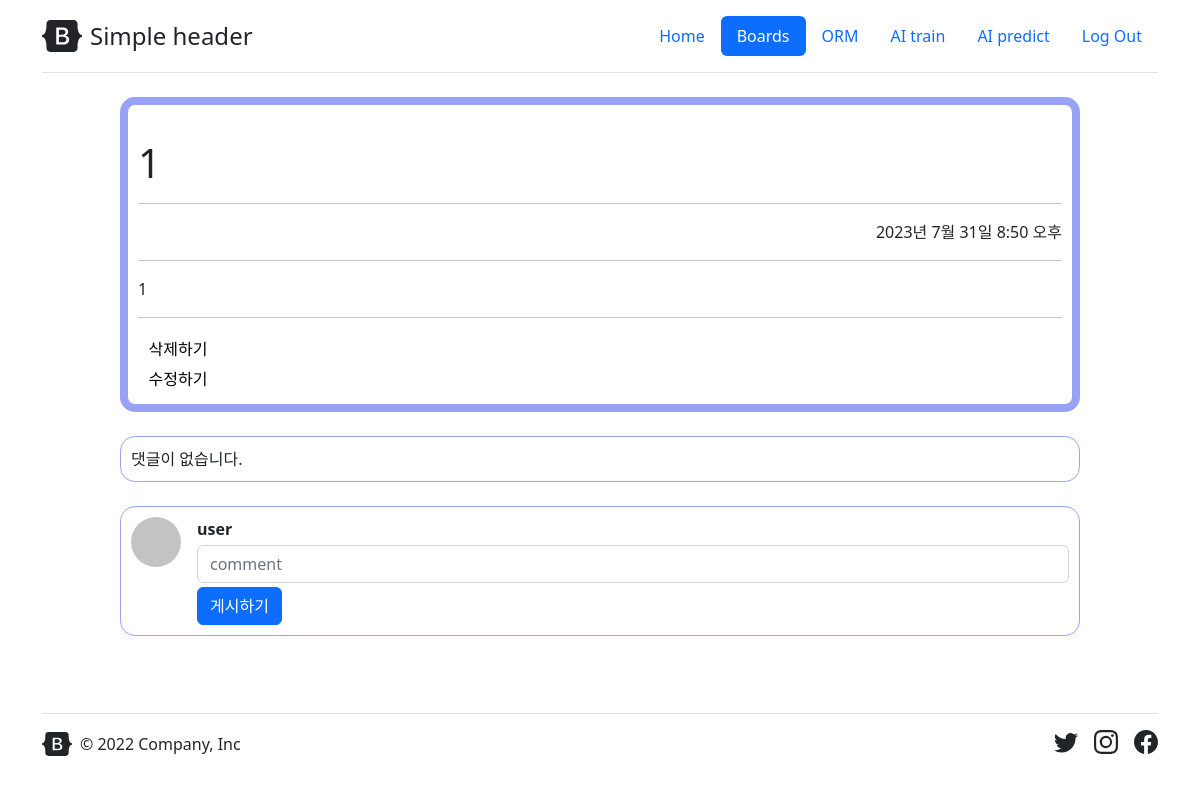
Before: /boards/post/3/ (signed in) with the older database file.
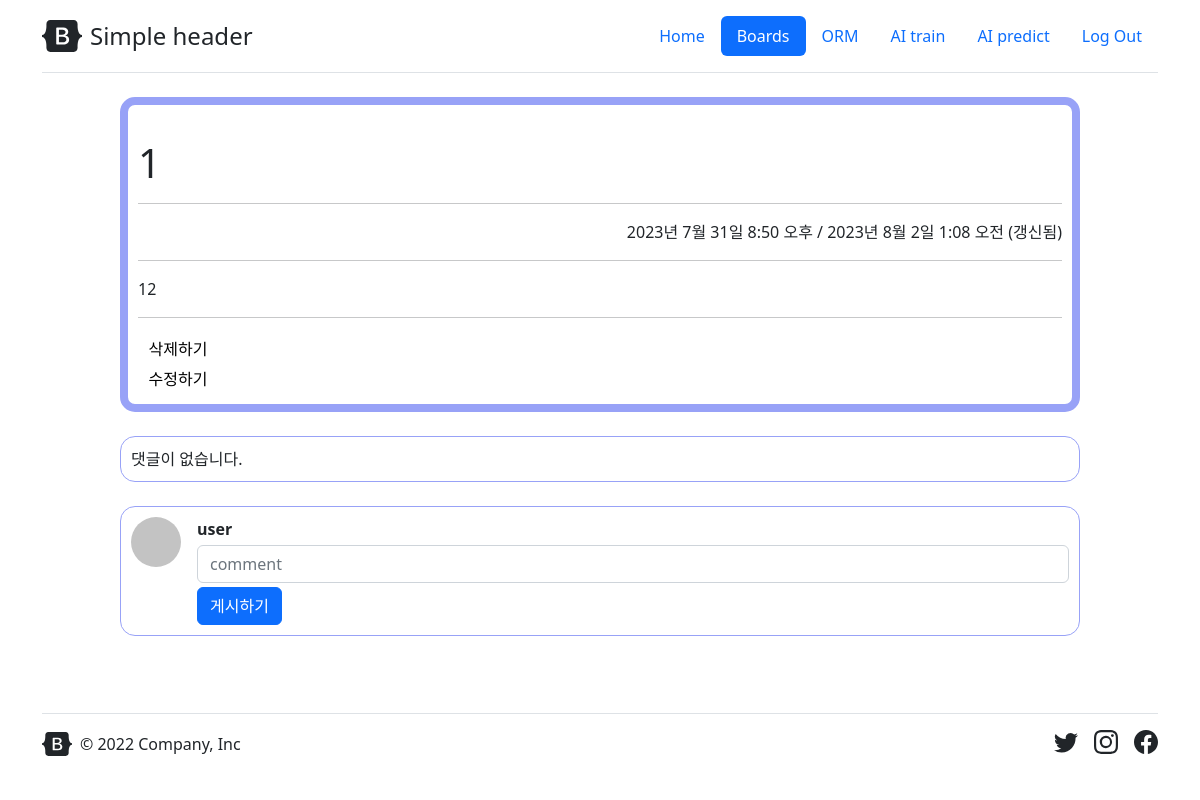
After: the same page with the newer database file.
### boards/models.py (models this page shows)
class Post(models.Model):
    id = models.BigAutoField(primary_key=True)
    user_id = models.ForeignKey(User, related_name="post",db_column="user_id",on_delete=models.CASCADE,blank=False,null=False)
    user_id_char = models.CharField(max_length=150,blank=False,null=False)
    title = models.CharField(db_column='title', max_length=50, blank=False, null=False)
    content = models.TextField(db_column='content', default="",blank=False,null=False)
    created_date = models.DateTimeField(db_column='created_date', auto_now_add=True)
    updated_date = models.DateTimeField(db_column='updated_date', auto_now=True)
    updated_bool = models.BooleanField(db_column='updated_bool', default=False,blank=False,null=False)
    visible_bool = models.BooleanField(db_column='visible_bool', default=True,blank=False,null=False)

### boards/views.py (the view)
# urls.py: path('post/<int:pk>/', boards.views.boards_post_detail, name='post_detail'),
def boards_post_detail(request,pk):
    try:
        post = get_object_or_404(Post, pk=pk)
    except:
        return redirect("/")
    post_comment_list = Comment.objects.filter(post_id=pk).values("id","post_id","user_id","user_id_char","comment_content","created_date","updated_date","updated_bool","visible_bool") #쿼리셋을 얻는다.
    post_comment_list = list(post_comment_list) #쿼리셋을 리스트화한다.
    if request.user.is_authenticated:
        if request.method == "POST":
            new_CommentForm = CommentForm({"post_id" : pk,
                                           "user_id" : request.user.id,
                                           "user_id_char" : request.user.username,
                                           "comment_content" : request.POST.get("comment_content"),
                                           "updated_bool" : False,
                                           "visible_bool" : True,
                                           })
            if new_CommentForm.is_valid():
                new_CommentForm.save()
                return redirect("boards:post_detail", pk=pk)
    new_CommentForm = CommentForm()
    return render(request, 'boards/post_detail.html', {'post': post,"comment_list" : post_comment_list,"comment_form" : new_CommentForm, "post_pk" : pk})

### boards/forms.py
class CommentForm(forms.ModelForm):
    class Meta:
        model = Comment
        fields = ("post_id", "user_id" ,"user_id_char", "comment_content", "updated_bool","visible_bool")

### boards/templates/boards/post_detail.html (shortened to what this page needs)
{% extends "base.html" %}
{% load static %}
{% block contenthead %}
<link href="{% static "boards/css/post_detail.css" %}" rel="stylesheet">
{% endblock contenthead %}
{% block content %}
<div class="boards_post">
    <div class="boards_post_contents" style="border: 8px solid rgb(152, 162, 247); border-radius: 15px; padding: 10px;">
        <h1 class="mt-4 mb-3">{{ post.title }}</h1>
        <hr style="border:1px color= silver;" width="100%">
        <p style="text-align: right;">
            {% if post.updated_bool %}
            {{ post.created_date }} / {{ post.updated_date }} (갱신됨)
            {% else %}
            {{ post.created_date }}
            {% endif %}
        </p>
        <hr style="border:1px color= silver;" width="100%">
        <div id="return_html_text" class="return_html_text">{{post.content}}</div>
        <hr style="border:1px color= silver;" width="100%">
        {% if post.user_id_id == user.id %}
        <form method="post" action="{% url 'boards:delete_post' post_pk %}" class="fw-bold">
            <button type="submit" style="width:80px; height:30px; background-color:transparent; border:none;">삭제하기</button>
        </form>
        <form method="get" action="{% url 'boards:update_post' post_pk %}" class="fw-bold">
            <button type="submit" style="width:80px; height:30px; background-color:transparent; border:none;">수정하기</button>
        </form>
        {% endif %}
    </div>
    <br>
    <div class="boards_post_contents" style="border: 1px solid rgb(152, 162, 247); border-radius: 15px; padding: 10px;">
        {% if comment_list|length == 0 %}
        댓글이 없습니다.
        {% endif %}
    </div>
    {% if user.is_authenticated %}
    <br>
    <div class="boards_post_contents" style="border: 1px solid rgb(152, 162, 247); border-radius: 15px; padding: 10px;">
    <div class="d-flex">
        <div class="flex-shrink-0"><img class="rounded-circle" src="{% static 'img/dummypic.jpg' %}" alt="..."></div>
            <div class="ms-3 w-100">
                <div class="fw-bold mb-1">
                    {{ user.username }}
                </div>
                <div class="register_form">
                    <form method="post">
                        <div class="register_form_field mb-1">
                            <input  type="text"
                                    class="form-control"
                                    name="comment_content"
                                    value="{{ comment_form.comment_content.value|default_if_none:'' }}"
                                    placeholder="comment"
                                    maxlength="300"
                                    required
                            >
                        </div>
                        <button type="submit" class="btn btn-primary">게시하기</button>
                    </form>
                </div>
            </div>
        </div>
    </div>
    {% endif %}
</div>
{% endblock content %}

Changed rows visible on the page:
changed Post "2023년 7월 31일 8:50 오후": updated_bool False → True (drawn); updated_date (not shown) → "2023년 8월 2일 1:08 오전"; content "1" → "12"
Other visible differences:
text now shown: "/ (갱신됨)"
